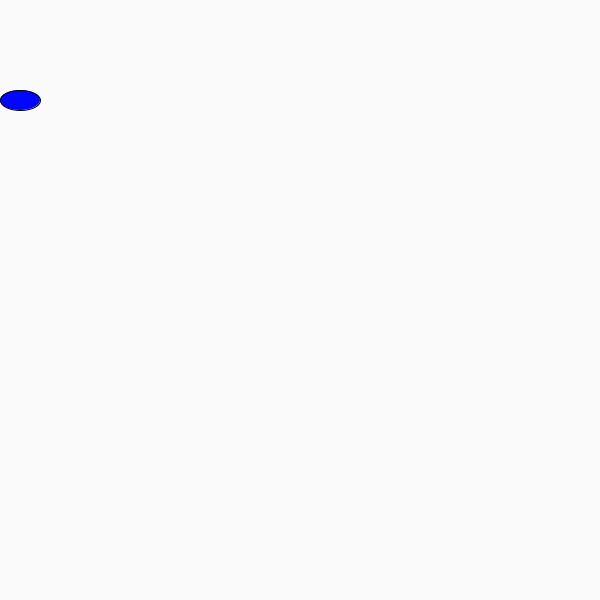
Frame 1 (no input)
Frame 60 (the mouse pressed at the canvas centre just before this capture): identical to frame 1, image omitted
Frame 120 (the mouse held since frame 60 and released just before this capture): identical to frame 1, image omitted

The Processing sketch that drew this single still picture (run headless with seeded random() and noise(); from frame 60 on, the mouse is pressed at the canvas centre):

// Processing sketch: rain
// ── rain.pde
int down = 100;
void setup() {
  size(600,600);
}
void draw() {
background(250,250,250);      
fill(0, 6, 255);
    stroke(0, 0, 0);
    ellipse(20, down, 40,20);

  int down = 100;

  
  }
